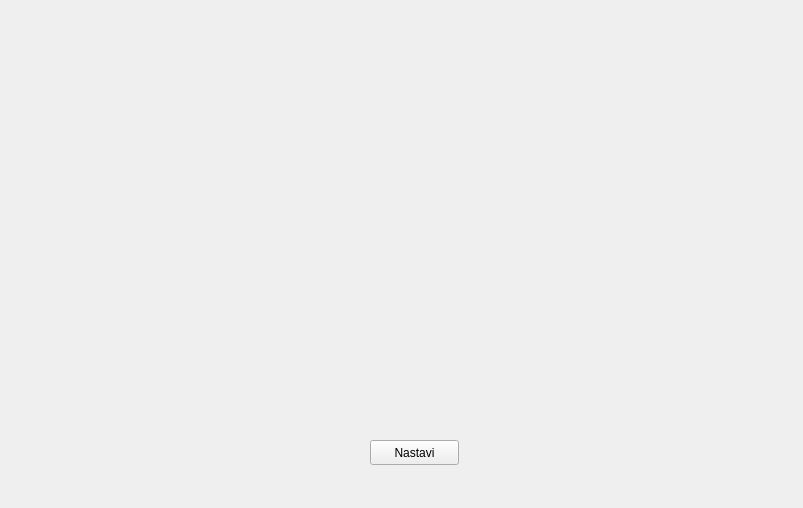
<?xml version="1.0" encoding="UTF-8"?>
<ui version="4.0">
 <class>Form</class>
 <widget class="QWidget" name="Form">
  <property name="geometry">
   <rect>
    <x>0</x>
    <y>0</y>
    <width>803</width>
    <height>508</height>
   </rect>
  </property>
  <property name="windowTitle">
   <string>Form</string>
  </property>
  <widget class="QPushButton" name="pushButton">
   <property name="geometry">
    <rect>
     <x>370</x>
     <y>440</y>
     <width>89</width>
     <height>25</height>
    </rect>
   </property>
   <property name="text">
    <string>Nastavi</string>
   </property>
  </widget>
 </widget>
 <resources/>
 <connections/>
</ui>
